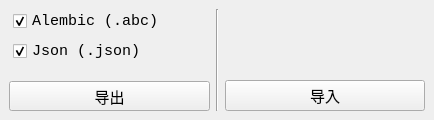
<?xml version="1.0" encoding="UTF-8"?>
<ui version="4.0">
 <class>MainWindow</class>
 <widget class="QMainWindow" name="MainWindow">
  <property name="geometry">
   <rect>
    <x>0</x>
    <y>0</y>
    <width>434</width>
    <height>120</height>
   </rect>
  </property>
  <property name="windowTitle">
   <string>MainWindow</string>
  </property>
  <widget class="QWidget" name="centralwidget">
   <layout class="QHBoxLayout" name="horizontalLayout">
    <item>
     <layout class="QVBoxLayout" name="verticalLayout_2">
      <item>
       <layout class="QVBoxLayout" name="verticalLayout">
        <property name="leftMargin">
         <number>4</number>
        </property>
        <item>
         <widget class="QCheckBox" name="cbx_exp_abc">
          <property name="font">
           <font>
            <family>Consolas</family>
            <pointsize>11</pointsize>
           </font>
          </property>
          <property name="text">
           <string>Alembic (.abc)</string>
          </property>
          <property name="checked">
           <bool>true</bool>
          </property>
         </widget>
        </item>
        <item>
         <widget class="QCheckBox" name="cbx_exp_json">
          <property name="font">
           <font>
            <family>Consolas</family>
            <pointsize>11</pointsize>
           </font>
          </property>
          <property name="text">
           <string>Json (.json)</string>
          </property>
          <property name="checked">
           <bool>true</bool>
          </property>
         </widget>
        </item>
        <item>
         <spacer name="verticalSpacer_2">
          <property name="orientation">
           <enum>Qt::Vertical</enum>
          </property>
          <property name="sizeHint" stdset="0">
           <size>
            <width>20</width>
            <height>40</height>
           </size>
          </property>
         </spacer>
        </item>
       </layout>
      </item>
      <item>
       <widget class="QPushButton" name="btn_export">
        <property name="minimumSize">
         <size>
          <width>0</width>
          <height>30</height>
         </size>
        </property>
        <property name="font">
         <font>
          <family>Consolas</family>
          <pointsize>11</pointsize>
          <weight>50</weight>
          <bold>false</bold>
         </font>
        </property>
        <property name="text">
         <string>导出</string>
        </property>
       </widget>
      </item>
     </layout>
    </item>
    <item>
     <widget class="Line" name="line">
      <property name="orientation">
       <enum>Qt::Vertical</enum>
      </property>
     </widget>
    </item>
    <item>
     <layout class="QVBoxLayout" name="verticalLayout_3">
      <item>
       <spacer name="verticalSpacer">
        <property name="orientation">
         <enum>Qt::Vertical</enum>
        </property>
        <property name="sizeHint" stdset="0">
         <size>
          <width>20</width>
          <height>40</height>
         </size>
        </property>
       </spacer>
      </item>
      <item>
       <widget class="QPushButton" name="btn_import">
        <property name="minimumSize">
         <size>
          <width>0</width>
          <height>30</height>
         </size>
        </property>
        <property name="font">
         <font>
          <family>Consolas</family>
          <pointsize>11</pointsize>
          <weight>50</weight>
          <bold>false</bold>
         </font>
        </property>
        <property name="text">
         <string>导入</string>
        </property>
       </widget>
      </item>
     </layout>
    </item>
   </layout>
  </widget>
 </widget>
 <resources/>
 <connections/>
</ui>
